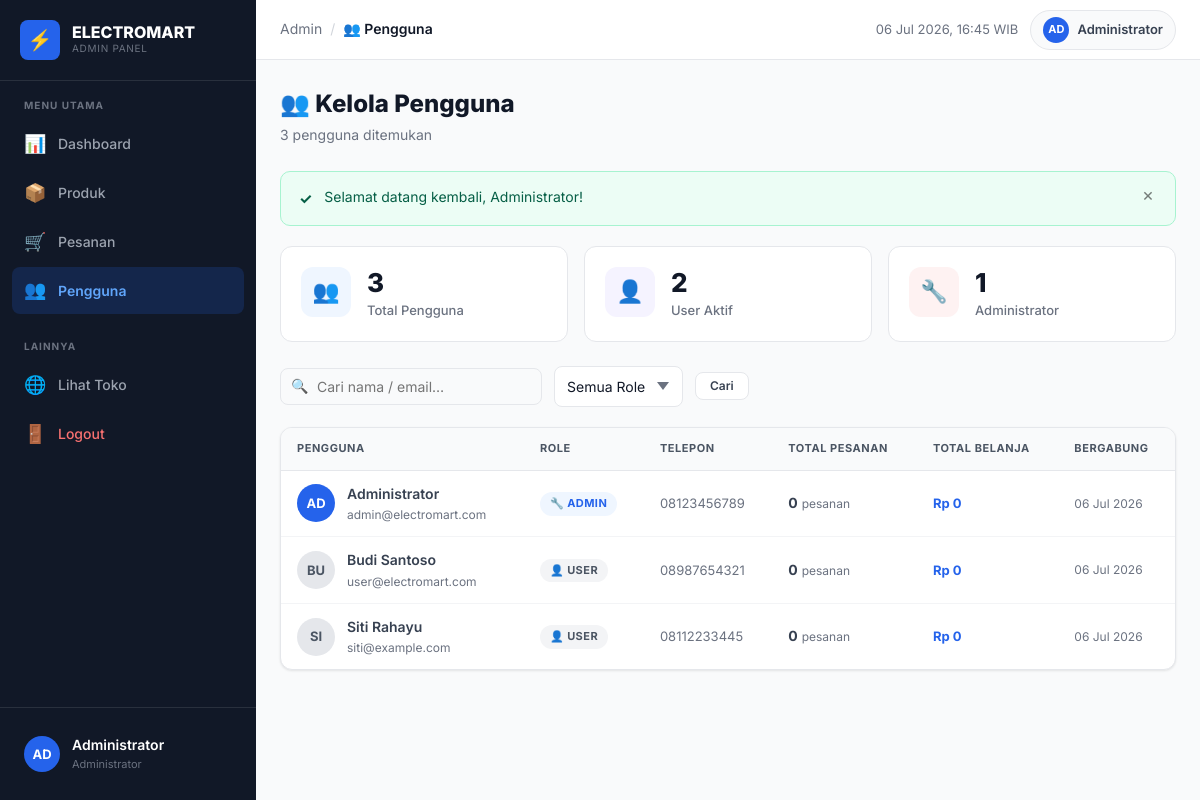
Screenshot of /admin/users/index.php (signed in) with the database file from the repository.
### tables this page shows
CREATE TABLE `users` (
    `id`         INT UNSIGNED    AUTO_INCREMENT PRIMARY KEY,
    `name`       VARCHAR(100)    NOT NULL,
    `email`      VARCHAR(100)    NOT NULL,
    `password`   VARCHAR(255)    NOT NULL,
    `role`       ENUM('admin','user') NOT NULL DEFAULT 'user',
    `phone`      VARCHAR(20)     DEFAULT NULL,
    `address`    TEXT            DEFAULT NULL,
    `created_at` TIMESTAMP       DEFAULT CURRENT_TIMESTAMP,
    UNIQUE KEY `uq_email` (`email`)
);

### admin/users/index.php (the view, shortened to what this page needs)
<?php
require_once __DIR__ . '/../../includes/functions.php';
include __DIR__ . '/../includes/header.php';
$search   = trim($_GET['q'] ?? '');
$where = "WHERE 1=1";
$users = $conn->query("
    SELECT u.*,
           (SELECT COUNT(*) FROM orders WHERE user_id = u.id) AS order_count,
           (SELECT COALESCE(SUM(total_price),0) FROM orders WHERE user_id = u.id AND status != 'cancelled') AS total_spent
    FROM users u
    $where
    ORDER BY u.created_at DESC
")->fetch_all(MYSQLI_ASSOC);
$total_admins = $conn->query("SELECT COUNT(*) FROM users WHERE role='admin'")->fetch_row()[0];
$total_users  = $conn->query("SELECT COUNT(*) FROM users WHERE role='user'")->fetch_row()[0];
?>
<div class="page-header">
    <div>
        <h1>👥 Kelola Pengguna</h1>
        <p><?= count($users) ?> pengguna ditemukan</p>
    </div>
</div>
<div style="display:grid;grid-template-columns:repeat(3,1fr);gap:16px;margin-bottom:24px">
    <div class="stat-card">
        <div class="stat-icon blue">👥</div>
        <div>
            <div class="stat-value"><?= $total_admins + $total_users ?></div>
            <div class="stat-label">Total Pengguna</div>
        </div>
    </div>
    <div class="stat-card">
        <div class="stat-icon purple">👤</div>
        <div>
            <div class="stat-value"><?= $total_users ?></div>
            <div class="stat-label">User Aktif</div>
        </div>
    </div>
    <div class="stat-card">
        <div class="stat-icon red">🔧</div>
        <div>
            <div class="stat-value"><?= $total_admins ?></div>
            <div class="stat-label">Administrator</div>
        </div>
    </div>
</div>
<form method="GET" class="filter-bar">
    <div class="search-bar">
        <span class="icon">🔍</span>
        <input type="text" name="q" placeholder="Cari nama / email…"
               value="<?= sanitize($search) ?>">
    </div>
    <select name="role" class="form-control" style="width:auto;font-size:14px;padding:9px 36px 9px 12px" onchange="this.form.submit()">
        <option value="">Semua Role</option>
    </select>
    <button type="submit" class="btn btn-secondary btn-sm">Cari</button>
</form>
<?php if (empty($users)): ?>
<div class="card">
    <div class="empty-state" style="padding:64px">
        <div class="empty-icon">👥</div>
        <div class="empty-title">Tidak ada pengguna ditemukan</div>
    </div>
</div>
<?php else: ?>
<div class="card">
    <div class="table-wrapper" style="border:none;border-radius:0">
        <table>
            <thead>
                <tr>
                    <th>Pengguna</th>
                    <th>Role</th>
                    <th>Telepon</th>
                    <th>Total Pesanan</th>
                    <th>Total Belanja</th>
                    <th>Bergabung</th>
                </tr>
            </thead>
            <tbody>
                <?php foreach ($users as $u): ?>
                <tr>
                    <td>
                        <div style="display:flex;align-items:center;gap:12px">
                            <div style="width:38px;height:38px;background:<?= $u['role'] === 'admin' ? 'var(--primary)' : 'var(--gray-200)' ?>;border-radius:50%;display:flex;align-items:center;justify-content:center;font-size:13px;font-weight:700;color:<?= $u['role'] === 'admin' ? 'white' : 'var(--gray-600)' ?>;flex-shrink:0">
                                <?= strtoupper(mb_substr($u['name'],0,2)) ?>
                            </div>
                            <div>
                                <div class="fw-600"><?= sanitize($u['name']) ?></div>
                                <div class="text-xs text-muted"><?= sanitize($u['email']) ?></div>
                            </div>
                        </div>
                    </td>
                    <td>
                        <?php if ($u['role'] === 'admin'): ?>
                        <span class="badge badge-primary">🔧 Admin</span>
                        <?php else: ?>
                        <span class="badge badge-secondary">👤 User</span>
                        <?php endif; ?>
                    </td>
                    <td class="text-sm text-muted"><?= sanitize($u['phone'] ?? '-') ?></td>
                    <td>
                        <span class="fw-700"><?= $u['order_count'] ?></span>
                        <span class="text-muted text-xs">pesanan</span>
                    </td>
                    <td class="fw-700 text-sm" style="color:var(--primary)"><?= formatPrice($u['total_spent']) ?></td>
                    <td class="text-xs text-muted"><?= date('d M Y', strtotime($u['created_at'])) ?></td>
                </tr>
                <?php endforeach; ?>
            </tbody>
        </table>
    </div>
</div>
<?php endif; ?>
<?php include __DIR__ . '/../includes/footer.php'; ?>

### rows the page displays
users: name "AD", name "Administrator", email "admin@electromart.com", role "🔧 ADMIN", phone "08123456789", order_count "0", total_spent "Rp 0", created_at "06 Jul 2026"
users: name "BU", name "Budi Santoso", email "user@electromart.com", role "👤 USER", phone "08987654321", order_count "0", total_spent "Rp 0", created_at "06 Jul 2026"
users: name "SI", name "Siti Rahayu", email "siti@example.com", role "👤 USER", phone "08112233445", order_count "0", total_spent "Rp 0", created_at "06 Jul 2026"

### other values shown
mb_substr($admin_user['name'], 0, 2) "AD"
$admin_user['name'] "Administrator"
$current_bc['icon'] "👥"
$current_bc['label'] "Pengguna"
explode(' ', $admin_user['name'])[0] "Administrator"
count($users) "3"
$icon "✓"
$message "Selamat datang kembali, Administrator!"
$total_admins + $total_users "3"
$total_users "2"
$total_admins "1"
